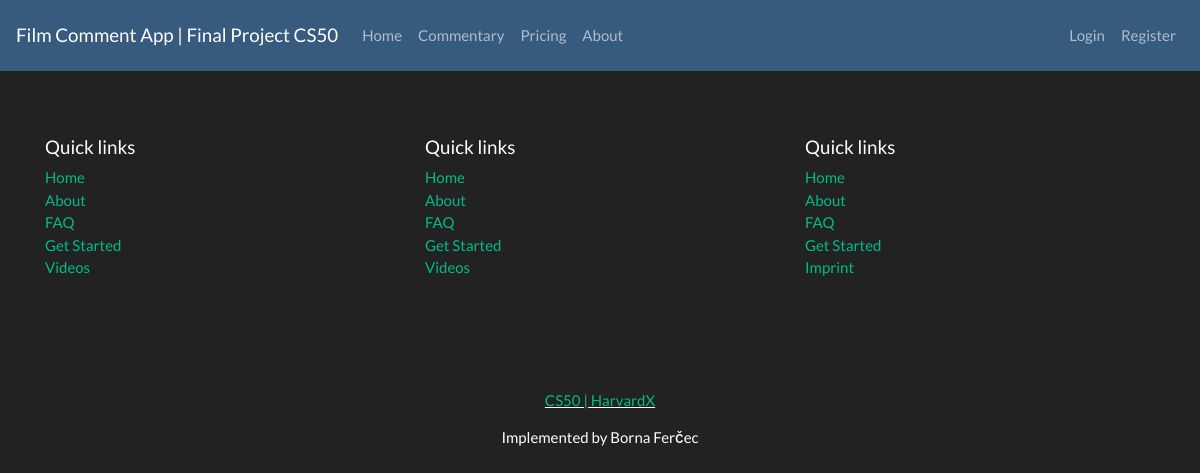
The app's page /commentary, older data.
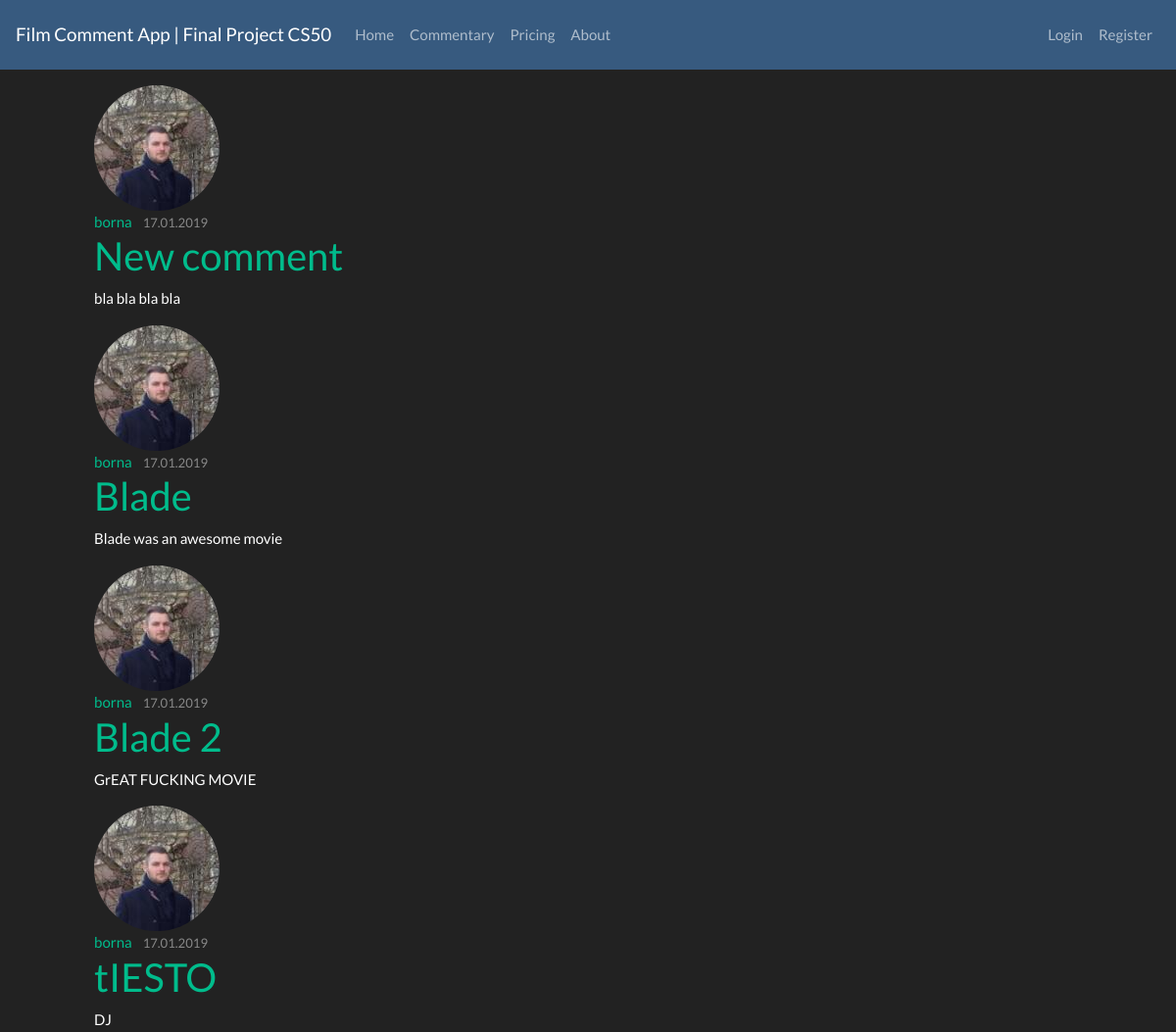
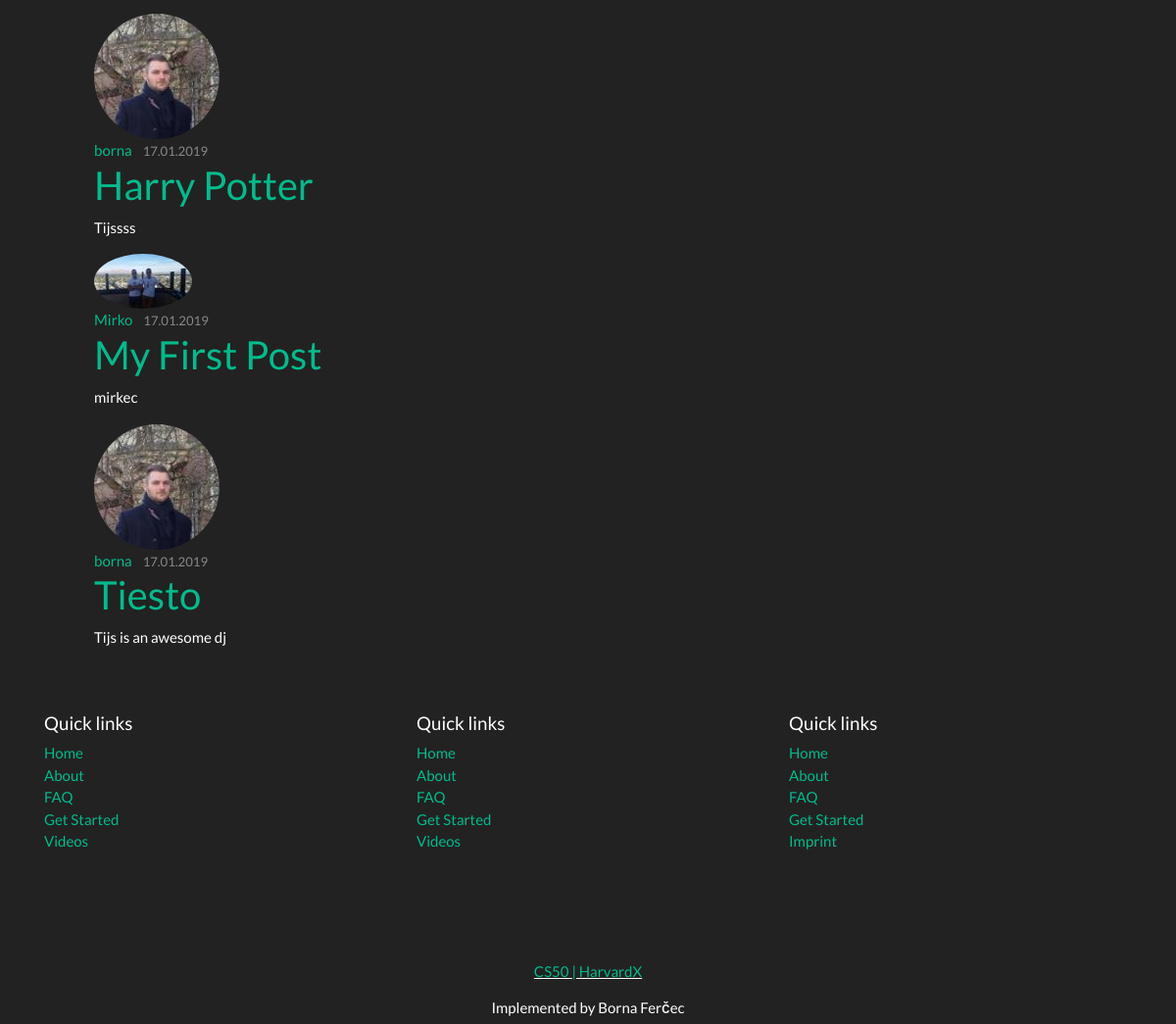
The same page, newer data (2 pictures, top to bottom).
### final_project/models.py (models this page shows, shortened)
class Post(db.Model):
    id = db.Column(db.Integer, primary_key=True)
    title = db.Column(db.String(100), nullable=False)
    date_posted = db.Column(db.DateTime, nullable=False, default=datetime.utcnow())
    content = db.Column(db.Text, nullable=False)
    user_id = db.Column(db.Integer, db.ForeignKey('user.id'), nullable=False)

class User(db.Model, UserMixin):
    id = db.Column(db.Integer, primary_key=True)
    username = db.Column(db.String(20), unique=True, nullable=False)
    email = db.Column(db.String(120), unique=True, nullable=False)
    image_file = db.Column(db.String(20), nullable=False, default='default.png')
    password = db.Column(db.String(60), nullable=False)
    posts = db.relationship('Post', backref='author', lazy=True)

### final_project/routes.py (the view)
@app.route('/commentary')
def commentary():
    title = 'Commentary'
    posts = Post.query.all()
    return render_template('commentary.html', title=title, posts=posts)

### final_project/templates/commentary.html
{% extends "index.html" %}
{% block content %}
    {% for post in posts %}
        <div class="content-section col-md-8 pl-5 mt-3">
            <div class="content-section col-md-6 pl-5">
            <img class="rounded-circle article-img" src="{{ url_for('static', filename='profile_pics/' + post.author.image_file) }}">
            <div class="media-body">
                <div class="article-metadata">
                <a class="mr-2" href="#">{{ post.author.username }}</a>
                <small class="text-muted">{{ post.date_posted.strftime('%d.%m.%Y') }}</small>
                </div>
                <h2><a class="article-title" href="{{ url_for('post', post_id=post.id) }}">{{ post.title }}</a></h2>
                <p class="article-content">{{ post.content }}</p>
            </div>
        </div>
    </div>
    {% endfor %}
{% endblock content %}

### final_project/templates/index.html (shortened to what this page needs)
<!DOCTYPE html>
<html lang="en">
<head>
    {% block head %}
    <link rel="stylesheet" href="https://bootswatch.com/4/darkly/bootstrap.min.css">
    <link type="text/css" rel="stylesheet" href="{{ url_for('static', filename='style.css') }}">
    {% endblock head %}
</head>
<body>
    <nav class="navbar navbar-expand-lg navbar-dark bg-primary">
        <a class="navbar-brand" href="{{ url_for('index') }}">Film Comment App | Final Project CS50</a>
        <div class="navbar-collapse collapse" id="navbarColor01">
            <ul class="navbar-nav mr-auto">
                <li class="nav-item">
                    <a class="nav-link" href="{{ url_for('index') }}">Home</a>
                </li>
                <li class="nav-item">
                    <a class="nav-link" href="{{ url_for('commentary') }}">Commentary</a>
                </li>
                <li class="nav-item">
                    <a class="nav-link" href="#">Pricing</a>
                </li>
                <li class="nav-item">
                    <a class="nav-link" href="{{ url_for('index') }}">About</a>
                </li>
            </ul>
            <ul class="navbar-nav">
                <div class="navbar-nav">
                    {% if current_user.is_authenticated %}
                        <a class="nav-link" href="{{ url_for('new_post') }}">New Comment</a>
                        <a class="nav-link" href="{{ url_for('account') }}">Account</a>
                        <a class="nav-link" href="{{ url_for('logout') }}">Logout</a>
                    {% else %}
                        <a class="nav-link" href="{{ url_for('login') }}">Login</a>
                        <a class="nav-link" href="{{ url_for('register') }}">Register</a>
                    {% endif %}
                </div>
            </ul>
        </div>
    </nav>
    {% block content %}{% endblock content %}
	<section id="footer">
        <div class="container">
            <div class="row text-center text-xs-center text-sm-left text-md-left">
                <div class="col-xs-12 col-sm-4 col-md-4">
                    <h5>Quick links</h5>
                    <ul class="list-unstyled quick-links">
                        <li><a href="javascript:void();">Home</a></li>
                        <li><a href="javascript:void();">About</a></li>
                        <li><a href="javascript:void();">FAQ</a></li>
                        <li><a href="javascript:void();">Get Started</a></li>
                        <li><a href="javascript:void();">Videos</a></li>
                    </ul>
                </div>
                <div class="col-xs-12 col-sm-4 col-md-4">
                    <h5>Quick links</h5>
                    <ul class="list-unstyled quick-links">
                        <li><a href="javascript:void();">Home</a></li>
                        <li><a href="javascript:void();">About</a></li>
                        <li><a href="javascript:void();">FAQ</a></li>
                        <li><a href="javascript:void();">Get Started</a></li>
                        <li><a href="javascript:void();">Videos</a></li>
                    </ul>
                </div>
                <div class="col-xs-12 col-sm-4 col-md-4">
                    <h5>Quick links</h5>
                    <ul class="list-unstyled quick-links">
                        <li><a href="javascript:void();">Home</a></li>
                        <li><a href="javascript:void();">About</a></li>
                        <li><a href="javascript:void();">FAQ</a></li>
                        <li><a href="javascript:void();">Get Started</a></li>
                        <li><a href="https://wwwe.sunlimetech.com" title="Design and developed by">Imprint</a></li>
                    </ul>
                </div>
            </div>
            <div class="row">
                <div class="col-xs-12 col-sm-12 col-md-12 mt-2 mt-sm-5">
                    <ul class="list-unstyled list-inline social text-center">
                    </ul>
                </div>
            </div>
            <div class="row">
                <div class="col-xs-12 col-sm-12 col-md-12 mt-2 mt-sm-2 text-center text-white">
                    <p><u><a href="https://www.edx.org/course/cs50s-introduction-computer-science-harvardx-cs50x">CS50 | HarvardX </a></u></p>
                    <p class="h6">Implemented by Borna Ferčec</p>
                </div>
            </div>
        </div>
    </section>
</body>
</html>

### final_project/static/style.css (style rules this page uses)
.container { padding-top: 5px; margin-top: 2em; }
html body section#footer { margin-top: 4em; }

Row changes from the older to the newer data that the page shows:
added Post: image_file (picture), author.username "borna", date_posted "17.01.2019", title "New comment", content "bla bla bla bla"
added Post: image_file (picture), author.username "borna", date_posted "17.01.2019", title "Blade", content "Blade was an awesome movie"
added Post: image_file (picture), author.username "borna", date_posted "17.01.2019", title "Blade 2", content "GrEAT FUCKING MOVIE"
added Post: image_file (picture), author.username "borna", date_posted "17.01.2019", title "tIESTO", content "DJ"
added Post: image_file (picture), author.username "borna", date_posted "17.01.2019", title "Harry Potter", content "Tijssss"
added Post: image_file (picture), author.username "Mirko", date_posted "17.01.2019", title "My First Post", content "mirkec"
added Post: image_file (picture), author.username "borna", date_posted "17.01.2019", title "Tiesto", content "Tijs is an awesome dj"
